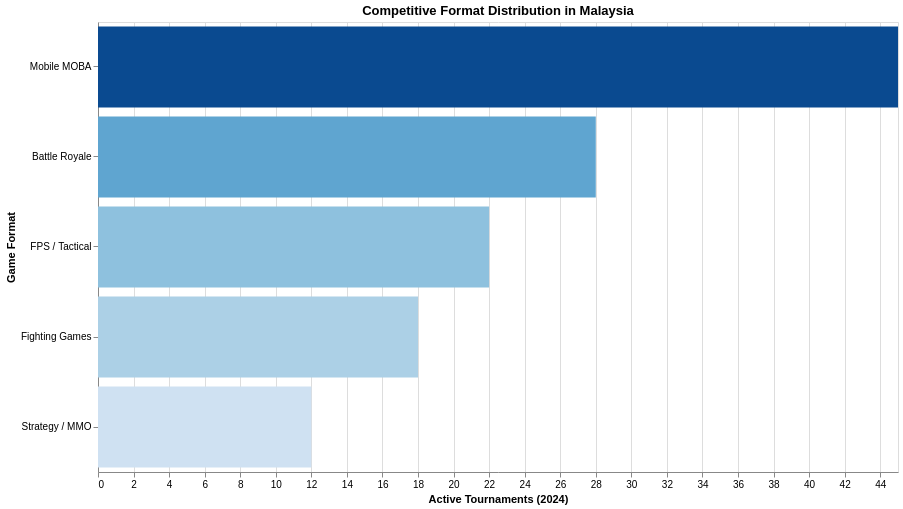

Here is the Vega-Lite specification saved for this chart:
### Vega-Lite specification from a JSON file in a GitHub repository (floating-point values rounded to 4 significant figures)
{"$schema": "https://vega.github.io/schema/vega-lite/v5.json", "title": "Competitive Format Distribution in Malaysia", "width": 800, "height": 450, "data": {"values": [{"format": "Mobile MOBA", "tournaments": 45, "playerBase": 2.1}, {"format": "Battle Royale", "tournaments": 28, "playerBase": 1.8}, {"format": "FPS / Tactical", "tournaments": 22, "playerBase": 1.2}, {"format": "Fighting Games", "tournaments": 18, "playerBase": 0.9}, {"format": "Strategy / MMO", "tournaments": 12, "playerBase": 0.8}]}, "mark": "bar", "encoding": {"x": {"field": "tournaments", "type": "quantitative", "title": "Active Tournaments (2024)"}, "y": {"field": "format", "type": "nominal", "sort": "-x", "title": "Game Format"}, "color": {"field": "tournaments", "type": "quantitative", "scale": {"scheme": "blues"}, "legend": false}, "tooltip": [{"field": "format", "type": "nominal", "title": "Format"}, {"field": "tournaments", "type": "quantitative", "title": "Active Tournaments"}, {"field": "playerBase", "type": "quantitative", "title": "Players (Millions)", "format": ".1f"}]}}
